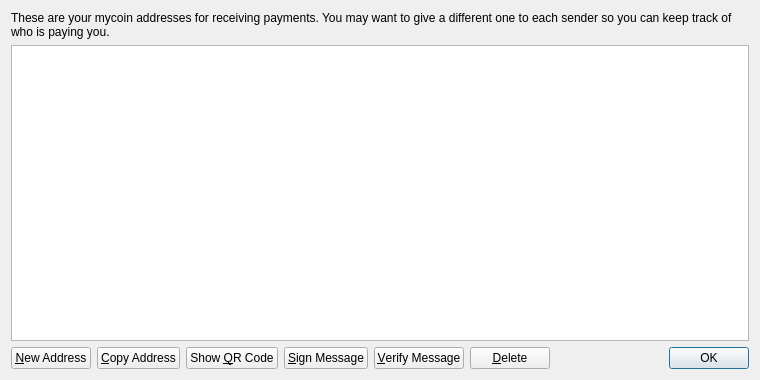
<?xml version="1.0" encoding="UTF-8"?>
<ui version="4.0">
 <class>AddressBookPage</class>
 <widget class="QWidget" name="AddressBookPage">
  <property name="geometry">
   <rect>
    <x>0</x>
    <y>0</y>
    <width>760</width>
    <height>380</height>
   </rect>
  </property>
  <property name="windowTitle">
   <string>Address Book</string>
  </property>
  <layout class="QVBoxLayout" name="verticalLayout">
   <item>
    <widget class="QLabel" name="labelExplanation">
     <property name="text">
      <string>These are your mycoin addresses for receiving payments. You may want to give a different one to each sender so you can keep track of who is paying you.</string>
     </property>
     <property name="textFormat">
      <enum>Qt::PlainText</enum>
     </property>
     <property name="wordWrap">
      <bool>true</bool>
     </property>
    </widget>
   </item>
   <item>
    <widget class="QTableView" name="tableView">
     <property name="contextMenuPolicy">
      <enum>Qt::CustomContextMenu</enum>
     </property>
     <property name="toolTip">
      <string>Double-click to edit address or label</string>
     </property>
     <property name="tabKeyNavigation">
      <bool>false</bool>
     </property>
     <property name="alternatingRowColors">
      <bool>true</bool>
     </property>
     <property name="selectionMode">
      <enum>QAbstractItemView::SingleSelection</enum>
     </property>
     <property name="selectionBehavior">
      <enum>QAbstractItemView::SelectRows</enum>
     </property>
     <property name="sortingEnabled">
      <bool>true</bool>
     </property>
     <attribute name="verticalHeaderVisible">
      <bool>false</bool>
     </attribute>
    </widget>
   </item>
   <item>
    <layout class="QHBoxLayout" name="horizontalLayout">
     <item>
      <widget class="QPushButton" name="newAddressButton">
       <property name="toolTip">
        <string>Create a new address</string>
       </property>
       <property name="text">
        <string>&amp;New Address</string>
       </property>
       <property name="icon">
        <iconset resource="../bitcoin.qrc">
         <normaloff>:/icons/add</normaloff>:/icons/add</iconset>
       </property>
      </widget>
     </item>
     <item>
      <widget class="QPushButton" name="copyToClipboard">
       <property name="toolTip">
        <string>Copy the currently selected address to the system clipboard</string>
       </property>
       <property name="text">
        <string>&amp;Copy Address</string>
       </property>
       <property name="icon">
        <iconset resource="../bitcoin.qrc">
         <normaloff>:/icons/editcopy</normaloff>:/icons/editcopy</iconset>
       </property>
      </widget>
     </item>
     <item>
      <widget class="QPushButton" name="showQRCode">
       <property name="text">
        <string>Show &amp;QR Code</string>
       </property>
       <property name="icon">
        <iconset resource="../bitcoin.qrc">
         <normaloff>:/icons/qrcode</normaloff>:/icons/qrcode</iconset>
       </property>
      </widget>
     </item>
     <item>
      <widget class="QPushButton" name="signMessage">
       <property name="toolTip">
        <string>Sign a message to prove you own a Bitcoin address</string>
       </property>
       <property name="text">
        <string>&amp;Sign Message</string>
       </property>
       <property name="icon">
        <iconset resource="../bitcoin.qrc">
         <normaloff>:/icons/edit</normaloff>:/icons/edit</iconset>
       </property>
      </widget>
     </item>
     <item>
      <widget class="QPushButton" name="verifyMessage">
       <property name="toolTip">
        <string>Verify a message to ensure it was signed with a specified Bitcoin address</string>
       </property>
       <property name="text">
        <string>&amp;Verify Message</string>
       </property>
       <property name="icon">
        <iconset resource="../bitcoin.qrc">
         <normaloff>:/icons/transaction_0</normaloff>:/icons/transaction_0</iconset>
       </property>
      </widget>
     </item>
     <item>
      <widget class="QPushButton" name="deleteButton">
       <property name="toolTip">
        <string>Delete the currently selected address from the list. Only sending addresses can be deleted.</string>
       </property>
       <property name="text">
        <string>&amp;Delete</string>
       </property>
       <property name="icon">
        <iconset resource="../bitcoin.qrc">
         <normaloff>:/icons/remove</normaloff>:/icons/remove</iconset>
       </property>
      </widget>
     </item>
     <item>
      <spacer name="horizontalSpacer">
       <property name="orientation">
        <enum>Qt::Horizontal</enum>
       </property>
       <property name="sizeHint" stdset="0">
        <size>
         <width>40</width>
         <height>20</height>
        </size>
       </property>
      </spacer>
     </item>
     <item>
      <widget class="QDialogButtonBox" name="buttonBox">
       <property name="sizePolicy">
        <sizepolicy hsizetype="Maximum" vsizetype="Fixed">
         <horstretch>0</horstretch>
         <verstretch>0</verstretch>
        </sizepolicy>
       </property>
       <property name="standardButtons">
        <set>QDialogButtonBox::Ok</set>
       </property>
      </widget>
     </item>
    </layout>
   </item>
  </layout>
 </widget>
 <resources>
  <include location="../bitcoin.qrc"/>
 </resources>
 <connections/>
</ui>
